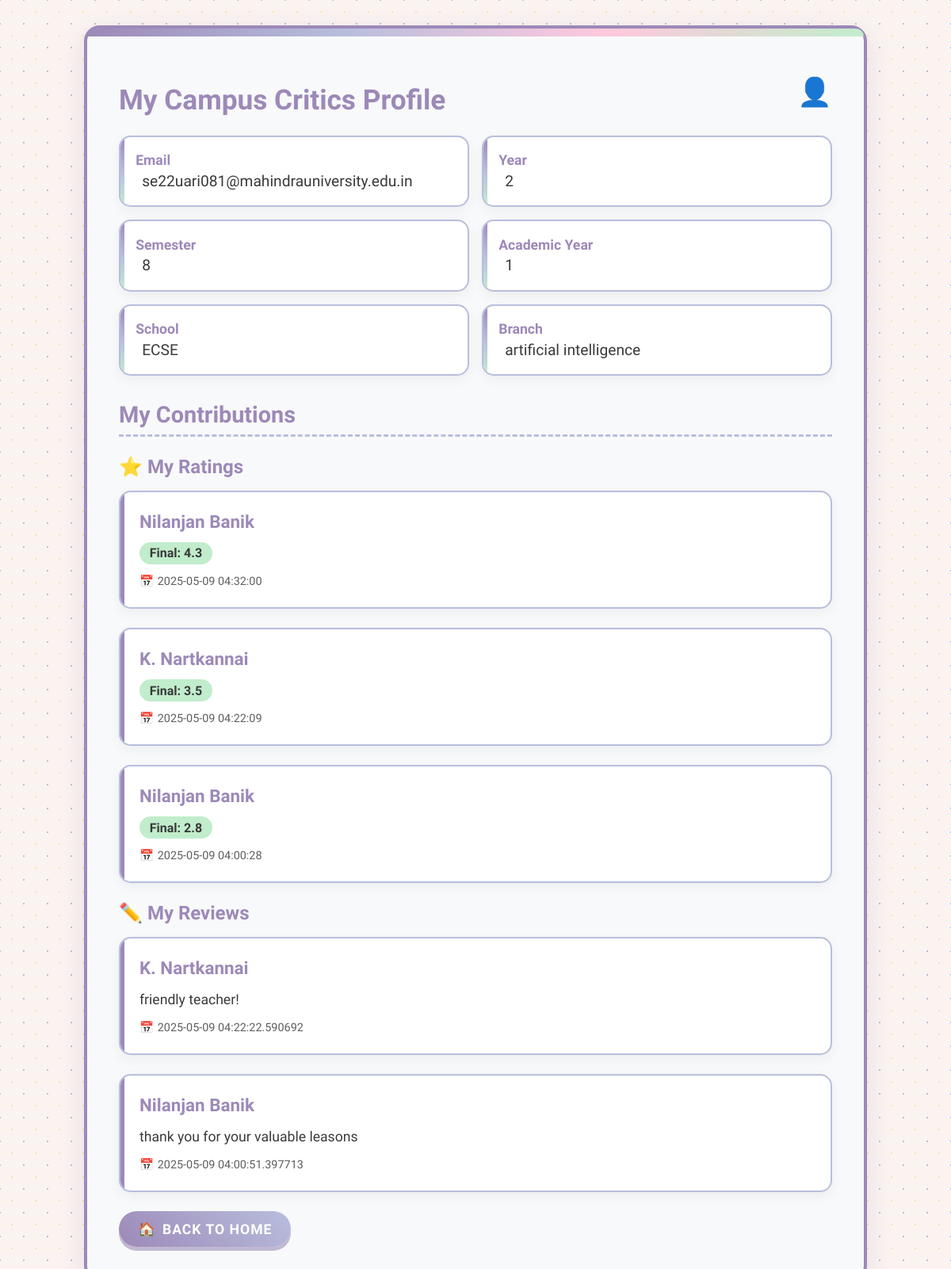
Screenshot of /profile (signed in) with the database file from the repository.
### tables this page shows
CREATE TABLE users (
            email TEXT PRIMARY KEY,
            password TEXT,
            year TEXT,
            semester TEXT,
            academic_year TEXT,
            school TEXT,
            branch TEXT
        );

CREATE TABLE ratings (
            id INTEGER PRIMARY KEY AUTOINCREMENT,
            user_email TEXT,
            professor_id INTEGER,
            teaching_rating REAL,
            content_rating REAL,
            overall_rating INTEGER,
            comment TEXT,
            rating REAL,
            timestamp DATETIME DEFAULT CURRENT_TIMESTAMP,
            FOREIGN KEY(user_email) REFERENCES users(email),
            FOREIGN KEY(professor_id) REFERENCES professors(id)
        );

CREATE TABLE professors (
            id INTEGER PRIMARY KEY,
            Name TEXT,
            Designation TEXT,
            Photo TEXT,
            Avg_rating REAL,
            no_ratings INTEGER,
            Profile TEXT
        );

CREATE TABLE reviews (
            id INTEGER PRIMARY KEY AUTOINCREMENT,
            user_email TEXT,
            professor_id INTEGER,
            professor_name TEXT,
            teaching_rating REAL,
            content_rating REAL,
            overall_rating REAL,
            final_weighted_rating REAL,
            review_text TEXT,
            timestamp DATETIME DEFAULT CURRENT_TIMESTAMP, review TEXT,
            FOREIGN KEY (user_email) REFERENCES users(email),
            FOREIGN KEY (professor_id) REFERENCES professors(id)
        );

### main.py (the view)
@app.route('/profile')
def profile():
    if not is_logged_in():
        return redirect(url_for('login'))
    conn = get_db_connection()
    user_email = session['email']
    user = conn.execute('SELECT * FROM users WHERE email = ?', (user_email,)).fetchone()
    ratings = conn.execute('''
        SELECT r.rating, r.comment, r.timestamp, p.Name AS professor_name, p.id AS professor_id
        FROM ratings r
        JOIN professors p ON r.professor_id = p.id
        WHERE r.user_email = ?
        ORDER BY r.timestamp DESC
    ''', (user_email,)).fetchall()
    reviews = conn.execute('''
        SELECT rv.review_text, rv.timestamp, p.Name AS professor_name, p.id AS professor_id
        FROM reviews rv
        JOIN professors p ON rv.professor_id = p.id
        WHERE rv.user_email = ?
        ORDER BY rv.timestamp DESC
    ''', (user_email,)).fetchall()
    conn.close()
    return render_template('profile.html', user=user, ratings=ratings, reviews=reviews)

### main.py (called while the page is built)
def get_db_connection():
    conn = sqlite3.connect('database.db')
    conn.row_factory = sqlite3.Row
    return conn

def is_logged_in():
    return 'email' in session

### templates/profile.html (shortened to what this page needs)
<!DOCTYPE html>
<html>
<head>
</head>
<body>
    <div class="floating-emoji" style="top: 10%; left: 10%;">📚</div>
    <div class="floating-emoji" style="top: 70%; right: 10%;">🧑‍🎓</div>
    <div class="floating-emoji" style="bottom: 10%; left: 15%;">✏️</div>
    <div class="floating-emoji" style="top: 30%; right: 12%;">🔍</div>
    <div class="container">
        <h2>My Campus Critics Profile</h2>
        <div class="profile-info">
            <div class="info-card">
                <div class="info-label">Email</div>
                <div class="info-value">{{ user.email }}</div>
            </div>
            <div class="info-card">
                <div class="info-label">Year</div>
                <div class="info-value">{{ user.year }}</div>
            </div>
            <div class="info-card">
                <div class="info-label">Semester</div>
                <div class="info-value">{{ user.semester }}</div>
            </div>
            <div class="info-card">
                <div class="info-label">Academic Year</div>
                <div class="info-value">{{ user.academic_year }}</div>
            </div>
            <div class="info-card">
                <div class="info-label">School</div>
                <div class="info-value">{{ user.school }}</div>
            </div>
            <div class="info-card">
                <div class="info-label">Branch</div>
                <div class="info-value">{{ user.branch }}</div>
            </div>
        </div>
        <h3>My Contributions</h3>
        <h4>⭐ My Ratings</h4>
        {% if ratings %}
            {% for rating in ratings %}
                <div class="rating-card">
                    <div class="professor-name">{{ rating['professor_name'] }}</div>
                    <div class="rating-details">
                        <div class="rating-item" style="background-color: var(--critic-green);">
                            Final: {{ rating['rating'] | round(2) }}
                        </div>
                    </div>
                    <div class="timestamp">{{ rating['timestamp'] }}</div>
                </div>
            {% endfor %}
        {% else %}
            <div class="empty-state">
                <p>You haven't rated any professor yet.</p>
            </div>
        {% endif %}
        <h4>✏️ My Reviews</h4>
        {% if reviews %}
            {% for review in reviews %}
                <div class="review-card">
                    <div class="professor-name">{{ review['professor_name'] }}</div>
                    <div class="review-text">{{ review['review_text'] }}</div>
                    <div class="timestamp">{{ review['timestamp'] }}</div>
                </div>
            {% endfor %}
        {% else %}
            <div class="empty-state">
                <p>You haven't reviewed any professor yet.</p>
            </div>
        {% endif %}
        <a href="{{ url_for('index') }}" class="btn-home">Back to Home</a>
    </div>
</body>
</html>

### templates/profile.html (style rules this page uses)
:root { --critic-purple: #9c89b8; --critic-blue: #b8bedd; --critic-pink: #ffc8dd; --critic-green: #c1edcc; --critic-yellow: #f0e6ab; --critic-orange: #ffd5c2; --text-dark: #3a3a3a; --text-light: #5e5e5e; --whiteboard: #f8f9fa; }
body { font-family: 'Patrick Hand', 'Comic Neue', cursive, sans-serif; background-color: #faf3f0; background-image: radial-gradient(var(--critic-yellow) 1px, transparent 1px), radial-gradient(var(--critic-blue) 1px, transparent 1px); background-size: 30px 30px; background-position: 0 0, 15px 15px; color: var(--text-dark); padding: 2rem 1rem; margin: 0; }
.container { max-width: 900px; margin: auto; background-color: var(--whiteboard); border-radius: 20px; padding: 2.5rem; box-shadow: 0 10px 30px rgba(156, 137, 184, 0.2); border: 4px solid var(--critic-purple); position: relative; }
.container:before { content: ""; position: absolute; top: 0; left: 0; width: 100%; height: 10px; background: linear-gradient(90deg, var(--critic-purple), var(--critic-blue), var(--critic-pink), var(--critic-green)); border-radius: 20px 20px 0 0; }
h2 { font-size: 2.2rem; color: var(--critic-purple); margin-bottom: 1.5rem; position: relative; font-weight: 700; }
h2:after { content: "👤"; position: absolute; right: 0; top: -10px; }
h3 { font-size: 1.8rem; color: var(--critic-purple); margin: 2rem 0 1.5rem; padding-bottom: 0.5rem; border-bottom: 3px dashed var(--critic-blue); }
h4 { font-size: 1.5rem; color: var(--critic-purple); margin: 1.5rem 0 1rem; display: flex; align-items: center; gap: 0.5rem; }
.profile-info { display: grid; grid-template-columns: repeat(auto-fill, minmax(300px, 1fr)); gap: 1rem; margin-bottom: 2rem; }
.info-card { background-color: white; border-radius: 15px; padding: 1.2rem; box-shadow: 0 5px 15px rgba(0,0,0,0.05); border: 2px solid var(--critic-blue); position: relative; overflow: hidden; }
.info-card:before { content: ""; position: absolute; top: 0; left: 0; width: 5px; height: 100%; background: linear-gradient(to bottom, var(--critic-purple), var(--critic-blue), var(--critic-green)); }
.info-label { font-weight: 600; color: var(--critic-purple); margin-bottom: 0.3rem; font-size: 1.1rem; }
.info-value { font-size: 1.2rem; padding-left: 0.5rem; }
.rating-card, .review-card { background-color: white; border-radius: 15px; padding: 1.5rem; margin-bottom: 1.5rem; box-shadow: 0 5px 15px rgba(0,0,0,0.05); border: 2px solid var(--critic-blue); position: relative; overflow: hidden; }
.rating-card:before, .review-card:before { content: ""; position: absolute; top: 0; left: 0; width: 5px; height: 100%; background: var(--critic-purple); }
.professor-name { font-size: 1.4rem; color: var(--critic-purple); margin-bottom: 0.8rem; font-weight: 700; }
.rating-details { display: flex; flex-wrap: wrap; gap: 1rem; margin-bottom: 0.8rem; }
.rating-item { background-color: var(--critic-yellow); padding: 0.3rem 0.8rem; border-radius: 15px; font-weight: 600; }
.review-text { font-size: 1.1rem; line-height: 1.6; margin-bottom: 0.8rem; }
.timestamp { font-size: 0.9rem; color: var(--text-light); display: flex; align-items: center; gap: 0.3rem; }
.timestamp:before { content: "📅"; }
.btn-home { background: linear-gradient(45deg, var(--critic-purple), var(--critic-blue)); color: white; padding: 0.8rem 1.5rem; border-radius: 50px; border: none; font-weight: 700; font-size: 1.1rem; cursor: pointer; box-shadow: 0 5px 0 rgba(140, 120, 170, 0.5); transition: all 0.3s; text-transform: uppercase; letter-spacing: 1px; display: inline-flex; align-items: center; gap: 0.5rem; text-decoration: none; }
.btn-home:before { content: "🏠"; }
.floating-emoji { position: absolute; font-size: 1.8rem; opacity: 0.8; z-index: -1; animation: float 8s ease-in-out infinite; }

### rows the page displays
users: email "se22uari081@mahindrauniversity.edu.in", year "2", semester "8", academic_year "1", school "ECSE", branch "artificial intelligence"
ratings: professor_name "Nilanjan Banik", rating "4.3", timestamp "2025-05-09 04:32:00"
ratings: professor_name "K. Nartkannai", rating "3.5", timestamp "2025-05-09 04:22:09"
ratings: professor_name "Nilanjan Banik", rating "2.8", timestamp "2025-05-09 04:00:28"
reviews: professor_name "K. Nartkannai", review_text "friendly teacher!", timestamp "2025-05-09 04:22:22.590692"
reviews: professor_name "Nilanjan Banik", review_text "thank you for your valuable leasons", timestamp "2025-05-09 04:00:51.397713"
